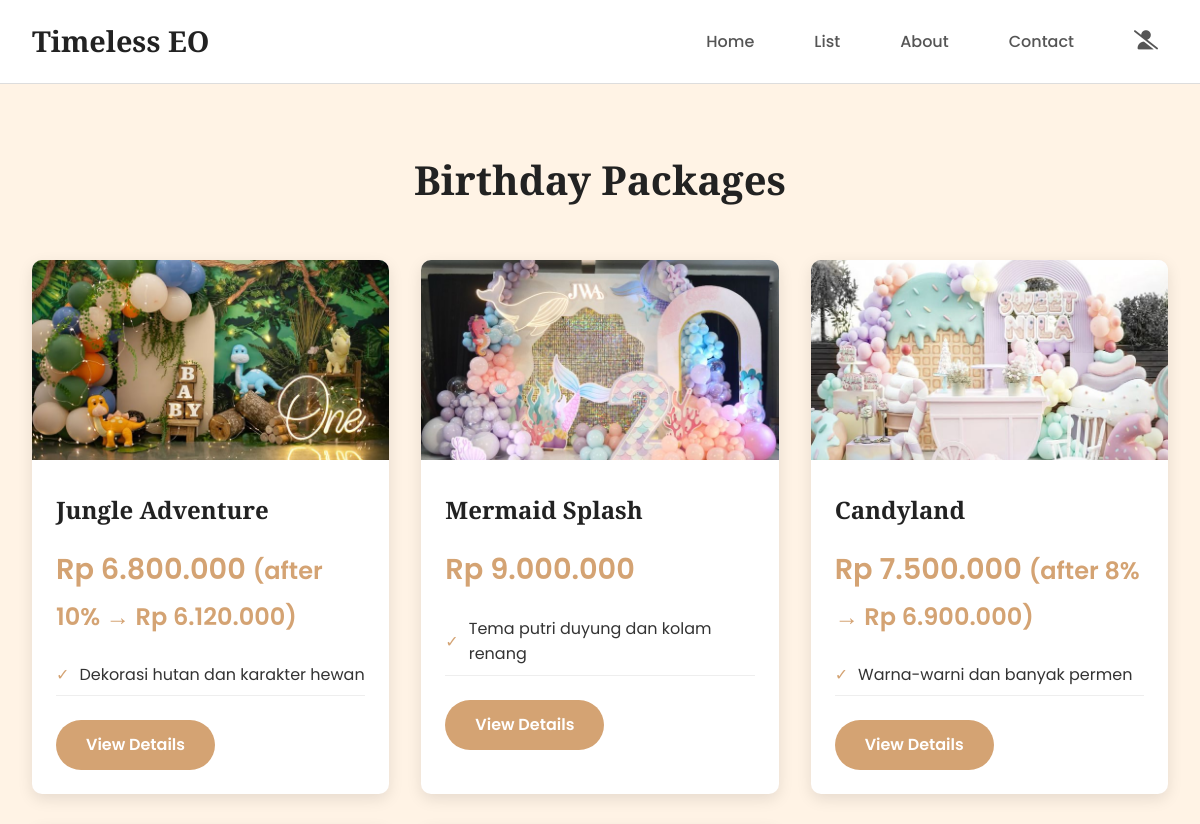
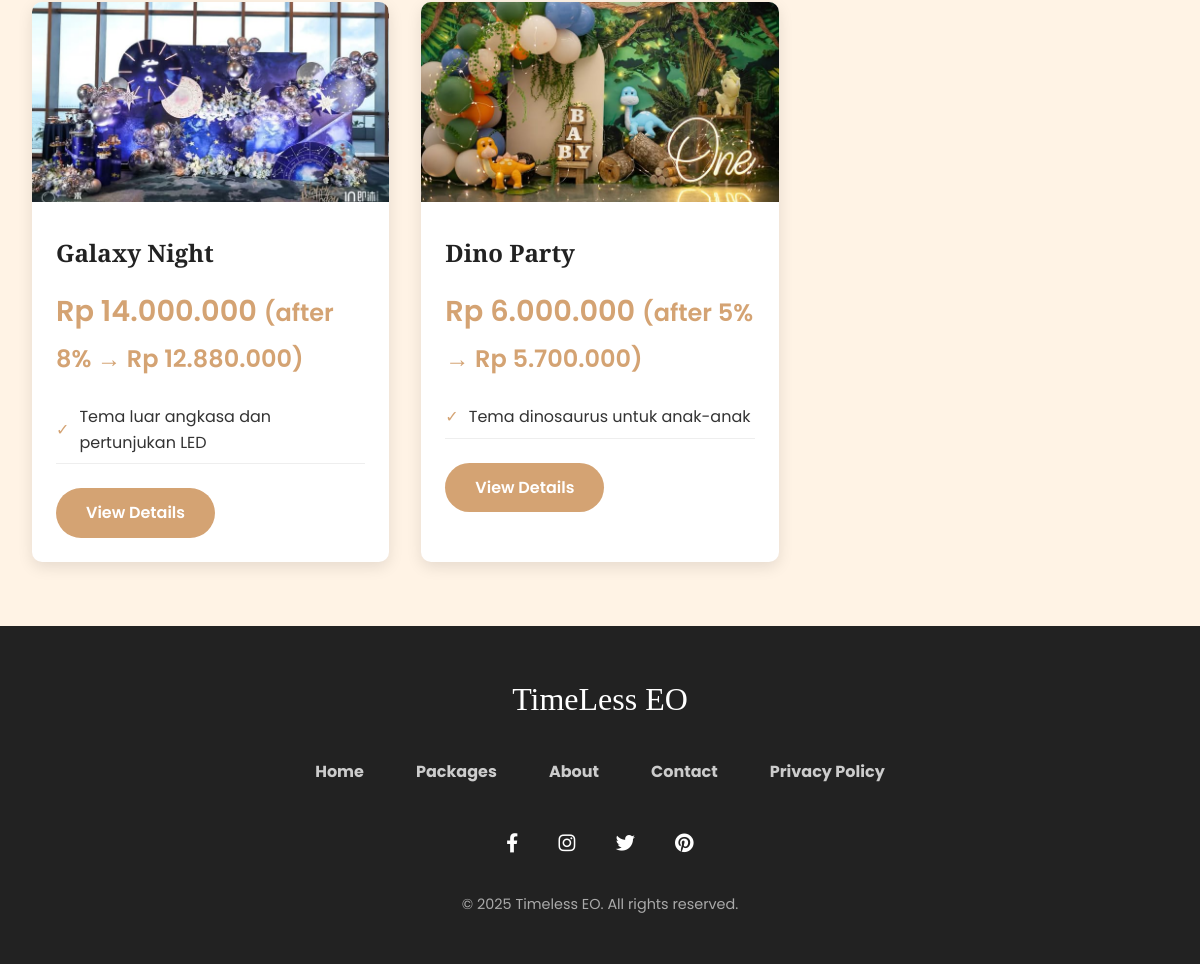
The page /visitor/birthday-events.php on the database its author committed (2 pictures, top to bottom).
### tables this page shows
CREATE TABLE `paket` (
  `id` int(11) NOT NULL,
  `nama` varchar(255) NOT NULL,
  `kategori` varchar(100) NOT NULL,
  `deskripsi` text NOT NULL,
  `harga` int(11) NOT NULL,
  `diskon` tinyint(4) NOT NULL,
  `status` varchar(20) NOT NULL,
  `foto` varchar(255) NOT NULL
);

### visitor/birthday-events.php (the view, shortened to what this page needs)
<?php
require __DIR__ . '/../koneksi/config.php';
$kategori = 'Birthday';
$stmt = $pdo->prepare("SELECT * FROM paket WHERE kategori = ? ORDER BY id DESC");
$stmt->execute([$kategori]);
$products = $stmt->fetchAll();
?>
<!DOCTYPE html>
<html lang="en">
<head>
  <link rel="stylesheet" href="../css/style.css">
  <link rel="stylesheet"
    href="https://cdnjs.cloudflare.com/ajax/libs/font-awesome/6.0.0-beta3/css/all.min.css">
</head>
<body>
  <header class="site-header">
    <div class="container">
      <h1 class="logo-text">Timeless EO</h1>
      <nav id="menu">
        <a href="../index.php">Home</a>
        <a href="list.php" class="active">List</a>
        <a href="about.php">About</a>
        <a href="contact.php">Contact</a>
        <span class="icons">
          <a href="../user/auth.php"><i class="fa-solid fa-user-slash"></i></a>
        </span>
      </nav>
    </div>
  </header>
  <div class="main-container">
    <h2 class="section-title">Birthday Packages</h2>
    <div class="package-list">
      <?php if (empty($products)): ?>
        <p>Tidak ada paket di kategori Birthday.</p>
      <?php else: foreach($products as $p): ?>
        <div class="package-card">
          <img src="../uploads/<?= htmlspecialchars($p['foto']) ?>"
               alt="<?= htmlspecialchars($p['nama']) ?>"
               class="package-img">
          <div class="package-content">
            <h3 class="package-title"><?= htmlspecialchars($p['nama']) ?></h3>
            <div class="package-price">
              Rp <?= number_format($p['harga'], 0, ',', '.') ?>
              <?php if($p['diskon'] > 0): ?>
                <small>
                  (after <?= $p['diskon'] ?>% →
                  Rp <?= number_format($p['harga'] * (100-$p['diskon'])/100,0,',','.') ?>)
                </small>
              <?php endif; ?>
            </div>
            <ul class="package-benefits">
              <?php
                $desc = nl2br(htmlspecialchars($p['deskripsi']));
                echo '<li>' . implode('</li><li>', array_slice(explode("\n", $desc), 0, 3)) . '</li>';
              ?>
            </ul>
            <a href="package.php?id=<?= $p['id'] ?>" class="btn">View Details</a>
          </div>
        </div>
      <?php endforeach; endif; ?>
    </div>
  </div>
  <footer class="site-footer">
    <div class="footer-content">
      <div class="footer-logo">TimeLess EO</div>
      <div class="footer-links">
        <a href="../index.php">Home</a>
        <a href="list.php">Packages</a>
        <a href="about.php">About</a>
        <a href="contact.php">Contact</a>
        <a href="../privacy.php">Privacy Policy</a>
      </div>
      <div class="social-links">
        <a href="#"><i class="fab fa-facebook-f"></i></a>
        <a href="#"><i class="fab fa-instagram"></i></a>
        <a href="#"><i class="fab fa-twitter"></i></a>
        <a href="#"><i class="fab fa-pinterest"></i></a>
      </div>
      <div class="copyright">© <?= date('Y') ?> Timeless EO. All rights reserved.</div>
    </div>
  </footer>
</body>
</html>

### css/style.css (style rules this page uses)
* { box-sizing: border-box; margin: 0; padding: 0; }
body { font-family: 'Poppins', sans-serif; background: #fff3e5; color: #333; line-height: 1.6; }
a { text-decoration: none; color: inherit; }
a { color: #ffff; text-decoration: none; font-weight: bold; padding: 10px; }
.site-header { background: #fff; border-bottom: 1px solid #ddd; padding: 0 2rem; position: sticky; top: 0; z-index: 100; }
.site-header .container { display: flex; align-items: center; justify-content: space-between; max-width: 1200px; margin: 0 auto; padding: 1rem 0; }
.site-header .logo-text { font-family: 'Playfair Display', serif; font-size: 1.8rem; color: #222; }
.site-header nav { position: relative; display: flex; align-items: center; }
.site-header nav a { margin-left: 40px; text-decoration: none; color: #555; font-weight: 500; transition: color 0.3s; position: relative; display: inline-block; }
.icons a { margin-left: 20px; font-size: 1.2rem; }
.btn { display: inline-block; background: #d4a373; color: white; padding: 12px 30px; border-radius: 30px; font-weight: 600; transition: all 0.3s; border: none; cursor: pointer; }
.main-container { max-width: 1200px; margin: 4rem auto; padding: 0 2rem; }
.section-title { font-family: 'Playfair Display', serif; font-size: 2.5rem; text-align: center; margin-bottom: 3rem; color: #222; }
.package-list { display: grid; grid-template-columns: repeat(auto-fill, minmax(350px, 1fr)); gap: 2rem; margin: 3rem 0; }
.package-card { background: white; border-radius: 10px; overflow: hidden; box-shadow: 0 5px 15px rgba(0,0,0,0.1); transition: transform 0.3s; }
.package-img { height: 200px; width: 100%; object-fit: cover; }
.package-content { padding: 1.5rem; }
.package-title { font-family: 'Playfair Display', serif; font-size: 1.5rem; margin-bottom: 1rem; color: #222; }
.package-price { font-size: 1.8rem; color: #d4a373; font-weight: 600; margin-bottom: 1rem; }
.package-benefits { list-style: none; margin-bottom: 1.5rem; }
.package-benefits li { padding: 0.5rem 0; border-bottom: 1px solid #eee; display: flex; align-items: center; }
.package-benefits li:before { content: "✓"; color: #d4a373; margin-right: 10px; }
.site-footer { background: #222; color: white; padding: 3rem 0; text-align: center; }
.footer-content { max-width: 1200px; margin: 0 auto; padding: 0 2rem; }
.footer-logo { font-family: 'Playfair Display', serif; font-size: 2rem; margin-bottom: 1.5rem; }
.footer-links { display: flex; justify-content: center; margin-bottom: 1.5rem; }
.footer-links a { margin: 0 1rem; color: #ccc; transition: color 0.3s; }
.social-links { margin-bottom: 1.5rem; }
.social-links a { display: inline-block; margin: 0 0.5rem; color: white; font-size: 1.2rem; }
.copyright { color: #aaa; font-size: 0.9rem; }
.container { width: 100%; max-width: 1200px; margin: 0 auto; padding: 0 20px; }

### rows shown on the page
paket: foto (picture), nama "Jungle Adventure", harga "6.800.000", diskon "10", $p['harga'] * (100-$p['diskon'])/100 "6.120.000", deskripsi "Dekorasi hutan dan karakter hewan"
paket: foto (picture), nama "Mermaid Splash", harga "9.000.000", deskripsi "Tema putri duyung dan kolam renang"
paket: foto (picture), nama "Candyland", harga "7.500.000", diskon "8", $p['harga'] * (100-$p['diskon'])/100 "6.900.000", deskripsi "Warna-warni dan banyak permen"
paket: foto (picture), nama "Galaxy Night", harga "14.000.000", diskon "8", $p['harga'] * (100-$p['diskon'])/100 "12.880.000", deskripsi "Tema luar angkasa dan pertunjukan LED"
paket: foto (picture), nama "Dino Party", harga "6.000.000", diskon "5", $p['harga'] * (100-$p['diskon'])/100 "5.700.000", deskripsi "Tema dinosaurus untuk anak-anak"
